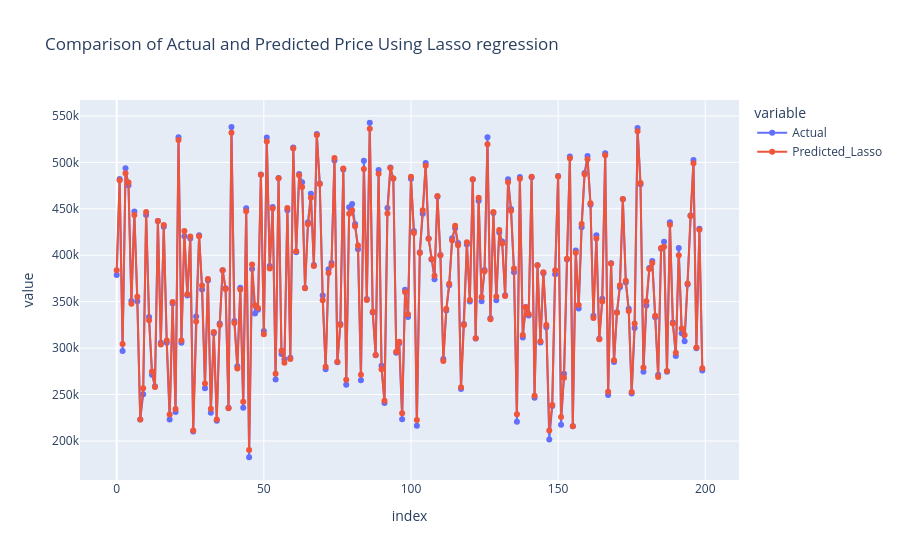

The cell this chart's notebook holds for it:
### Code cell
# Create the plot
fig = px.line(
    df_pred_lasso,
    markers=True,
    title="Comparison of Actual and Predicted Price Using Lasso regression",
)

# Show the plot
fig.show()

### Figure 1 — Plotly figure (JSON) as saved in the notebook; plotly's stock layout.template omitted (floating-point values rounded to 4 significant figures; data arrays with more than 128 entries replaced by an {"elided": "..."} marker saying what was removed)
{"data": [{"hovertemplate": "variable=Actual<br>index=%{x}<br>value=%{y}<extra></extra>", "legendgroup": "Actual", "line": {"color": "#636efa", "dash": "solid"}, "marker": {"symbol": "circle"}, "mode": "lines+markers", "name": "Actual", "orientation": "v", "showlegend": true, "type": "scatter", "x": {"elided": "200 int values"}, "xaxis": "x", "y": {"elided": "200 float values"}, "yaxis": "y"}, {"hovertemplate": "variable=Predicted_Lasso<br>index=%{x}<br>value=%{y}<extra></extra>", "legendgroup": "Predicted_Lasso", "line": {"color": "#EF553B", "dash": "solid"}, "marker": {"symbol": "circle"}, "mode": "lines+markers", "name": "Predicted_Lasso", "orientation": "v", "showlegend": true, "type": "scatter", "x": {"elided": "200 int values"}, "xaxis": "x", "y": {"elided": "200 float values"}, "yaxis": "y"}], "layout": {"legend": {"title": {"text": "variable"}, "tracegroupgap": 0}, "title": {"text": "Comparison of Actual and Predicted Price Using Lasso regression"}, "xaxis": {"anchor": "y", "domain": [0.0, 1.0], "title": {"text": "index"}}, "yaxis": {"anchor": "x", "domain": [0.0, 1.0], "title": {"text": "value"}}}}
